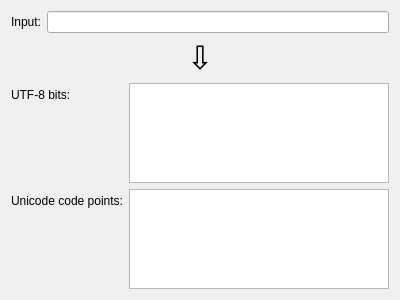
<?xml version="1.0" encoding="UTF-8"?>
<ui version="4.0">
 <class>MainWindow</class>
 <widget class="QMainWindow" name="MainWindow">
  <property name="geometry">
   <rect>
    <x>0</x>
    <y>0</y>
    <width>400</width>
    <height>300</height>
   </rect>
  </property>
  <property name="windowTitle">
   <string>Text to Binary UTF-8</string>
  </property>
  <widget class="QWidget" name="centralWidget">
   <layout class="QVBoxLayout" name="verticalLayout">
    <item>
     <layout class="QHBoxLayout" name="horizontalLayout">
      <item>
       <widget class="QLabel" name="label">
        <property name="text">
         <string>Input:</string>
        </property>
       </widget>
      </item>
      <item>
       <widget class="QLineEdit" name="inputLineEdit"/>
      </item>
     </layout>
    </item>
    <item>
     <layout class="QHBoxLayout" name="horizontalLayout_3">
      <item>
       <widget class="QLabel" name="label_2">
        <property name="font">
         <font>
          <pointsize>24</pointsize>
         </font>
        </property>
        <property name="text">
         <string>⇩</string>
        </property>
        <property name="alignment">
         <set>Qt::AlignCenter</set>
        </property>
       </widget>
      </item>
     </layout>
    </item>
    <item>
     <layout class="QFormLayout" name="formLayout">
      <property name="fieldGrowthPolicy">
       <enum>QFormLayout::AllNonFixedFieldsGrow</enum>
      </property>
      <item row="0" column="1">
       <widget class="QPlainTextEdit" name="utf8BitsTextEdit">
        <property name="readOnly">
         <bool>true</bool>
        </property>
       </widget>
      </item>
      <item row="0" column="0">
       <widget class="QLabel" name="utf8BitsLabel">
        <property name="text">
         <string>UTF-8 bits:</string>
        </property>
       </widget>
      </item>
      <item row="1" column="0">
       <widget class="QLabel" name="unicodeCodePointsLabel">
        <property name="text">
         <string>Unicode code points:</string>
        </property>
       </widget>
      </item>
      <item row="1" column="1">
       <widget class="QPlainTextEdit" name="unicodeCodePointsTextEdit">
        <property name="readOnly">
         <bool>true</bool>
        </property>
       </widget>
      </item>
     </layout>
    </item>
   </layout>
  </widget>
 </widget>
 <layoutdefault spacing="6" margin="11"/>
 <resources/>
 <connections/>
</ui>
